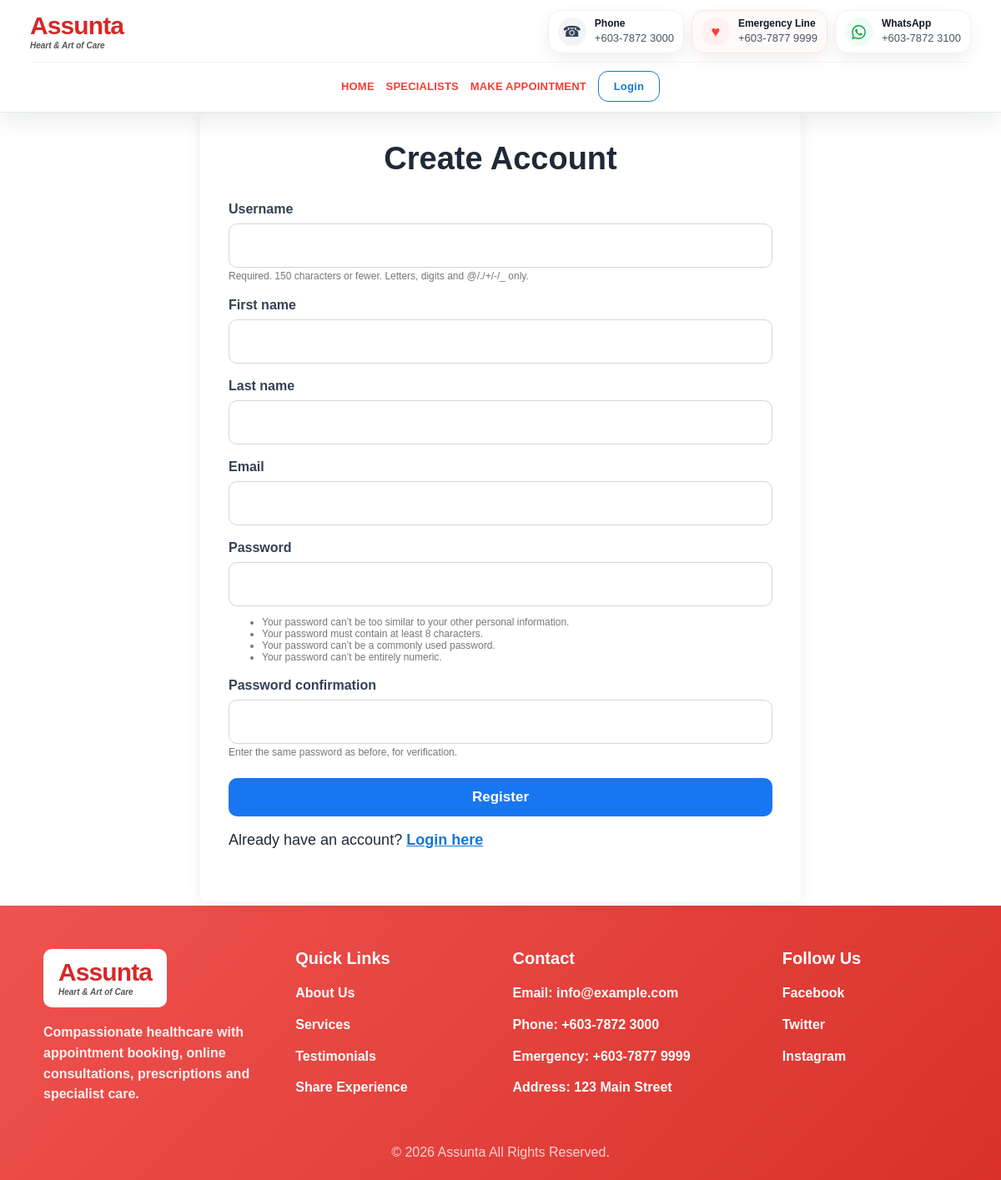
Screenshot of /register/ with the database file from the repository.
### hospital/models.py (models this page shows, shortened)
class TimeStampedModel(models.Model):
    created_at = models.DateTimeField(auto_now_add=True)
    updated_at = models.DateTimeField(auto_now=True)
    class Meta:
        abstract = True

class SiteSetting(TimeStampedModel):
    site_name = models.CharField(max_length=120, default='Assunta Hospital')
    logo = models.ImageField(upload_to='site/', blank=True, null=True)
    general_line = models.CharField(max_length=50, default='+603-7872 3000')
    emergency_line = models.CharField(max_length=50, default='+603-7877 9999')
    whatsapp = models.CharField(max_length=50, default='+603-7872 3100')
    email = models.EmailField(default='info@example.com')
    address = models.CharField(max_length=255, default='123 Main Street')
    facebook = models.URLField(blank=True)
    twitter = models.URLField(blank=True)
    instagram = models.URLField(blank=True)
    footer_text = models.CharField(max_length=255, default='© 2026 Company Name. All Rights Reserved.')

### hospital/views.py (the view)
# urls.py: path('register/', views.register_view, name='register'),
def register_view(request):
    if request.user.is_authenticated:
        return redirect('home')
    if request.method == 'POST':
        form = RegisterForm(request.POST)
        if form.is_valid():
            user = form.save()
            login(request, user)
            messages.success(request, 'Registration successful. Welcome!')
            return redirect('home')
    else:
        form = RegisterForm()
    return render(request, 'hospital/register.html', {'form': form})

### hospital/forms.py (shortened to what this page needs)
class RegisterForm(UserCreationForm):
    email = forms.EmailField(required=True)
    first_name = forms.CharField(max_length=80, required=False)
    last_name = forms.CharField(max_length=80, required=False)
    class Meta:
        model = User
        fields = ['username', 'first_name', 'last_name', 'email', 'password1', 'password2']

### hospital/context_processors.py (called while the page is built)
def site_info(request):
    try:
        setting = SiteSetting.objects.order_by('-created_at').first()
    except Exception:
        setting = None
    return {'site_setting': setting}

### hospital/templates/hospital/register.html (shortened to what this page needs)
{% extends 'hospital/base.html' %}
{% load static %}
{% block extra_css %}<link rel="stylesheet" href="{% static 'hospital/css/auth.css' %}">{% endblock %}
{% block content %}
<section class="auth-section">
    <div class="auth-card register-card">
        <h1>Create Account</h1>
        <form method="post" novalidate>
            {% for field in form %}
            <div class="field-group">
                <label for="{{ field.id_for_label }}">{{ field.label }}</label>
                {{ field }}
                {% if field.help_text %}<small class="help">{{ field.help_text }}</small>{% endif %}
            </div>
            {% endfor %}
            <button type="submit" class="blue-btn">Register</button>
        </form>
        <p>Already have an account? <a href="{% url 'login' %}">Login here</a></p>
    </div>
</section>
{% endblock %}

### hospital/templates/hospital/base.html (shortened to what this page needs)
{% load static %}
<!DOCTYPE html>
<html lang="en">
<head>
    <link rel="stylesheet" href="{% static 'hospital/css/base.css' %}?v=2026062305">
    {% block extra_css %}{% endblock %}
</head>
<body>
<header class="site-header">
    <div class="header-shell">
        <div class="brand-contact-row">
            <a href="{% url 'home' %}" class="logo-box" aria-label="Go to home page">
                {% if site_setting and site_setting.logo %}
                    <img src="{{ site_setting.logo.url }}" alt="{{ site_setting.site_name }}">
                {% else %}
                    <span class="logo-text">Assunta<span>Heart & Art of Care</span></span>
                {% endif %}
            </a>
            <div class="navbar-contact" aria-label="Hospital contact details">
                <a class="contact-chip" href="tel:{% if site_setting %}{{ site_setting.general_line }}{% else %}+60378723000{% endif %}">
                    <span class="contact-icon phone">☎</span>
                    <span><strong>Phone</strong><em>{% if site_setting %}{{ site_setting.general_line }}{% else %}+603-7872 3000{% endif %}</em></span>
                </a>
                <a class="contact-chip emergency" href="tel:{% if site_setting %}{{ site_setting.emergency_line }}{% else %}+60378779999{% endif %}">
                    <span class="contact-icon heart">♥</span>
                    <span><strong>Emergency Line</strong><em>{% if site_setting %}{{ site_setting.emergency_line }}{% else %}+603-7877 9999{% endif %}</em></span>
                </a>
                <a class="contact-chip whatsapp-chip" href="https://wa.me/{% if site_setting %}{{ site_setting.whatsapp|cut:'+'|cut:'-'|cut:' ' }}{% else %}60378723100{% endif %}" target="_blank" rel="noopener">
                    <span class="contact-icon whatsapp" aria-hidden="true">
                    </span>
                    <span><strong>WhatsApp</strong><em>{% if site_setting %}{{ site_setting.whatsapp }}{% else %}+603-7872 3100{% endif %}</em></span>
                </a>
            </div>
        </div>
        <nav class="main-nav" data-main-nav>
            <a href="{% url 'home' %}">Home</a>
            <a href="{% url 'specialists' %}">Specialists</a>
            <a href="{% url 'appointment' %}">Make Appointment</a>
            {% if user.is_authenticated %}
                <a href="{% url 'prescriptions' %}">Prescriptions</a>
                <a href="{% url 'my_appointments' %}">My Appointments</a>
                <a class="login-btn" href="{% url 'logout' %}">Logout</a>
            {% else %}
                <a class="login-btn" href="{% url 'login' %}">Login</a>
            {% endif %}
        </nav>
    </div>
</header>
<main>
    {% block content %}{% endblock %}
</main>
<footer class="site-footer">
    <div class="footer-grid">
        <div>
            <div class="footer-logo">
                {% if site_setting and site_setting.logo %}
                    <img src="{{ site_setting.logo.url }}" alt="logo">
                {% else %}
                    <span class="logo-text white">Assunta<span>Heart & Art of Care</span></span>
                {% endif %}
            </div>
            <p class="footer-about">Compassionate healthcare with appointment booking, online consultations, prescriptions and specialist care.</p>
        </div>
        <div>
            <h3>Quick Links</h3>
            <a href="{% url 'home' %}">About Us</a>
            <a href="{% url 'specialists' %}">Services</a>
            <a href="{% url 'home' %}#testimonials">Testimonials</a>
            <a href="{% url 'home' %}#testimonials">Share Experience</a>
        </div>
        <div>
            <h3>Contact</h3>
            <p>Email: {% if site_setting %}{{ site_setting.email }}{% else %}info@example.com{% endif %}</p>
            <p>Phone: {% if site_setting %}{{ site_setting.general_line }}{% else %}+603-7872 3000{% endif %}</p>
            <p>Emergency: {% if site_setting %}{{ site_setting.emergency_line }}{% else %}+603-7877 9999{% endif %}</p>
            <p>Address: {% if site_setting %}{{ site_setting.address }}{% else %}123 Main Street{% endif %}</p>
        </div>
        <div>
            <h3>Follow Us</h3>
            <a href="{% if site_setting and site_setting.facebook %}{{ site_setting.facebook }}{% else %}#{% endif %}">Facebook</a>
            <a href="{% if site_setting and site_setting.twitter %}{{ site_setting.twitter }}{% else %}#{% endif %}">Twitter</a>
            <a href="{% if site_setting and site_setting.instagram %}{{ site_setting.instagram }}{% else %}#{% endif %}">Instagram</a>
        </div>
    </div>
    <p class="copyright">{% if site_setting %}{{ site_setting.footer_text }}{% else %}© 2026 Assunta. All Rights Reserved.{% endif %}</p>
</footer>
</body>
</html>

### hospital/static/hospital/css/auth.css (style rules this page uses)
.auth-section { padding: 0 20px 5px; display: flex; justify-content: center; background: #fff }
.auth-card { width: 100%; max-width: 620px; margin: 0 auto; background: #fff; border-radius: 8px; box-shadow: 0 2px 18px rgba(0, 0, 0, .08); padding: 34px 34px 45px }
.auth-card h1 { text-align: center; font-size: 38px; margin: 0 0 30px }
.auth-card p { text-align: left; font-size: 18px }
.auth-card a { color: #1976d2; text-decoration: underline; font-weight: 700 }
.register-card { max-width: 720px }
.blue-btn { margin-top: 5px }
.field-group input { font-size: 18px; padding: 15px }

### rows the page displays
SiteSetting: general_line "+603-7872 3000", emergency_line "+603-7877 9999", whatsapp "+603-7872 3100", email "info@example.com", address "123 Main Street", footer_text "© 2026 Assunta All Rights Reserved."

### other values shown
{{ field.label }} "Username" "First name" "Last name" "Email" "Password" "Password confirmation"
{{ field.help_text }} "Required. 150 characters or fewer. Letters, digits and @/./+/-/_ only." "Enter the same password as before, for verification."
